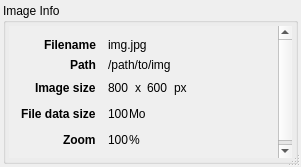
<?xml version="1.0" encoding="UTF-8"?>
<ui version="4.0">
 <class>infoDialog</class>
 <widget class="QDialog" name="infoDialog">
  <property name="geometry">
   <rect>
    <x>0</x>
    <y>0</y>
    <width>301</width>
    <height>167</height>
   </rect>
  </property>
  <property name="windowTitle">
   <string>Image Info</string>
  </property>
  <property name="locale">
   <locale language="English" country="UnitedStates"/>
  </property>
  <property name="sizeGripEnabled">
   <bool>true</bool>
  </property>
  <layout class="QGridLayout" name="gridLayout_3">
   <property name="margin">
    <number>3</number>
   </property>
   <property name="spacing">
    <number>3</number>
   </property>
   <item row="0" column="0">
    <widget class="QGroupBox" name="groupBox">
     <property name="focusPolicy">
      <enum>Qt::NoFocus</enum>
     </property>
     <property name="autoFillBackground">
      <bool>false</bool>
     </property>
     <property name="title">
      <string>Image Info</string>
     </property>
     <property name="flat">
      <bool>false</bool>
     </property>
     <layout class="QGridLayout" name="gridLayout">
      <property name="margin">
       <number>3</number>
      </property>
      <property name="spacing">
       <number>3</number>
      </property>
      <item row="0" column="0">
       <widget class="QScrollArea" name="scrollArea">
        <property name="frameShape">
         <enum>QFrame::NoFrame</enum>
        </property>
        <property name="frameShadow">
         <enum>QFrame::Sunken</enum>
        </property>
        <property name="lineWidth">
         <number>1</number>
        </property>
        <property name="widgetResizable">
         <bool>true</bool>
        </property>
        <widget class="QWidget" name="scrollAreaWidgetContents">
         <property name="geometry">
          <rect>
           <x>0</x>
           <y>0</y>
           <width>269</width>
           <height>144</height>
          </rect>
         </property>
         <layout class="QGridLayout" name="gridLayout_2">
          <item row="0" column="0">
           <layout class="QFormLayout" name="formLayout">
            <property name="fieldGrowthPolicy">
             <enum>QFormLayout::AllNonFixedFieldsGrow</enum>
            </property>
            <property name="rowWrapPolicy">
             <enum>QFormLayout::DontWrapRows</enum>
            </property>
            <property name="labelAlignment">
             <set>Qt::AlignRight|Qt::AlignTrailing|Qt::AlignVCenter</set>
            </property>
            <property name="horizontalSpacing">
             <number>12</number>
            </property>
            <property name="verticalSpacing">
             <number>6</number>
            </property>
            <property name="margin">
             <number>3</number>
            </property>
            <item row="0" column="0">
             <widget class="QLabel" name="label_3">
              <property name="font">
               <font>
                <weight>75</weight>
                <bold>true</bold>
               </font>
              </property>
              <property name="layoutDirection">
               <enum>Qt::LeftToRight</enum>
              </property>
              <property name="text">
               <string>Filename</string>
              </property>
             </widget>
            </item>
            <item row="0" column="1">
             <widget class="QLabel" name="label_2">
              <property name="text">
               <string>img.jpg</string>
              </property>
             </widget>
            </item>
            <item row="1" column="0">
             <widget class="QLabel" name="label">
              <property name="font">
               <font>
                <weight>75</weight>
                <bold>true</bold>
               </font>
              </property>
              <property name="text">
               <string>Path</string>
              </property>
             </widget>
            </item>
            <item row="1" column="1">
             <widget class="QLabel" name="label_9">
              <property name="text">
               <string>/path/to/img</string>
              </property>
             </widget>
            </item>
            <item row="2" column="0">
             <widget class="QLabel" name="label_5">
              <property name="font">
               <font>
                <weight>75</weight>
                <bold>true</bold>
               </font>
              </property>
              <property name="text">
               <string>Image size</string>
              </property>
             </widget>
            </item>
            <item row="2" column="1">
             <layout class="QHBoxLayout" name="suffixLabelLineLayout_5">
              <property name="spacing">
               <number>6</number>
              </property>
              <property name="sizeConstraint">
               <enum>QLayout::SetDefaultConstraint</enum>
              </property>
              <item>
               <widget class="QLabel" name="label_22">
                <property name="sizePolicy">
                 <sizepolicy hsizetype="Preferred" vsizetype="Preferred">
                  <horstretch>0</horstretch>
                  <verstretch>0</verstretch>
                 </sizepolicy>
                </property>
                <property name="text">
                 <string>800</string>
                </property>
                <property name="scaledContents">
                 <bool>false</bool>
                </property>
                <property name="wordWrap">
                 <bool>true</bool>
                </property>
               </widget>
              </item>
              <item>
               <widget class="QLabel" name="label_23">
                <property name="text">
                 <string>x</string>
                </property>
               </widget>
              </item>
              <item>
               <widget class="QLabel" name="label_20">
                <property name="text">
                 <string>600</string>
                </property>
                <property name="wordWrap">
                 <bool>true</bool>
                </property>
               </widget>
              </item>
              <item>
               <widget class="QLabel" name="label_4">
                <property name="text">
                 <string>px</string>
                </property>
               </widget>
              </item>
              <item>
               <spacer name="horizontalSpacer">
                <property name="orientation">
                 <enum>Qt::Horizontal</enum>
                </property>
                <property name="sizeHint" stdset="0">
                 <size>
                  <width>40</width>
                  <height>20</height>
                 </size>
                </property>
               </spacer>
              </item>
             </layout>
            </item>
            <item row="3" column="0">
             <widget class="QLabel" name="label_7">
              <property name="font">
               <font>
                <weight>75</weight>
                <bold>true</bold>
               </font>
              </property>
              <property name="text">
               <string>File data size</string>
              </property>
             </widget>
            </item>
            <item row="3" column="1">
             <layout class="QHBoxLayout" name="suffixLabelLineLayout_3">
              <item>
               <widget class="QLabel" name="label_18">
                <property name="text">
                 <string>100</string>
                </property>
                <property name="wordWrap">
                 <bool>true</bool>
                </property>
               </widget>
              </item>
              <item>
               <widget class="QLabel" name="label_19">
                <property name="text">
                 <string>Mo</string>
                </property>
               </widget>
              </item>
              <item>
               <spacer name="horizontalSpacer_3">
                <property name="orientation">
                 <enum>Qt::Horizontal</enum>
                </property>
                <property name="sizeHint" stdset="0">
                 <size>
                  <width>40</width>
                  <height>20</height>
                 </size>
                </property>
               </spacer>
              </item>
             </layout>
            </item>
            <item row="4" column="0">
             <widget class="QLabel" name="label_8">
              <property name="font">
               <font>
                <weight>75</weight>
                <bold>true</bold>
               </font>
              </property>
              <property name="text">
               <string>Zoom</string>
              </property>
             </widget>
            </item>
            <item row="4" column="1">
             <layout class="QHBoxLayout" name="suffixLabelLineLayout_2">
              <item>
               <widget class="QLabel" name="label_16">
                <property name="text">
                 <string>100</string>
                </property>
                <property name="wordWrap">
                 <bool>true</bool>
                </property>
               </widget>
              </item>
              <item>
               <widget class="QLabel" name="label_17">
                <property name="text">
                 <string>%</string>
                </property>
               </widget>
              </item>
              <item>
               <spacer name="horizontalSpacer_4">
                <property name="orientation">
                 <enum>Qt::Horizontal</enum>
                </property>
                <property name="sizeHint" stdset="0">
                 <size>
                  <width>40</width>
                  <height>20</height>
                 </size>
                </property>
               </spacer>
              </item>
             </layout>
            </item>
           </layout>
          </item>
         </layout>
        </widget>
       </widget>
      </item>
     </layout>
    </widget>
   </item>
  </layout>
 </widget>
 <resources>
  <include location="../../resources/resources.qrc"/>
 </resources>
 <connections/>
</ui>
